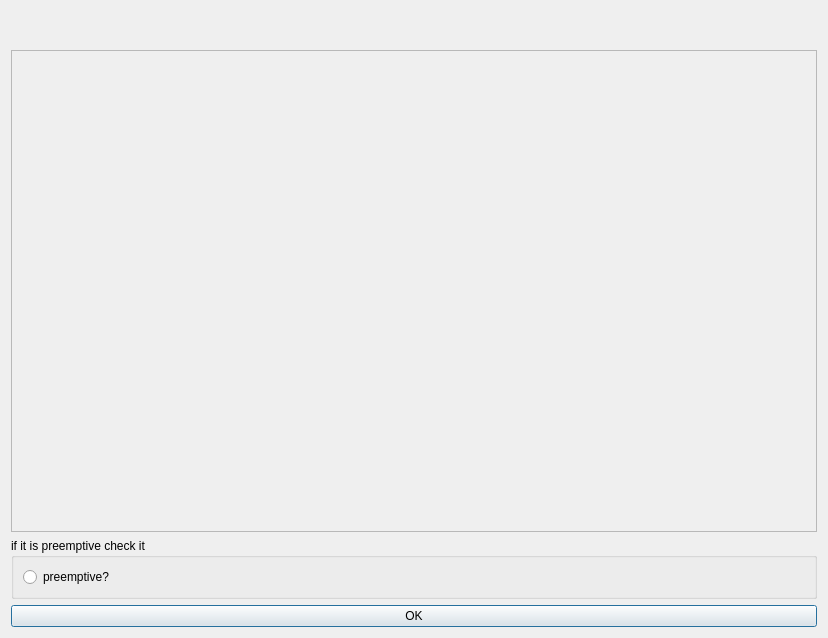
<?xml version="1.0" encoding="UTF-8"?>
<ui version="4.0">
 <class>CPUSchedulerOS</class>
 <widget class="QDialog" name="CPUSchedulerOS">
  <property name="geometry">
   <rect>
    <x>0</x>
    <y>0</y>
    <width>828</width>
    <height>638</height>
   </rect>
  </property>
  <property name="windowTitle">
   <string> Scheduler Selected Details</string>
  </property>
  <layout class="QVBoxLayout" name="verticalLayout_3">
   <item>
    <layout class="QHBoxLayout" name="horizontalLayout_2">
     <property name="topMargin">
      <number>13</number>
     </property>
     <item>
      <spacer name="horizontalSpacer">
       <property name="orientation">
        <enum>Qt::Orientation::Horizontal</enum>
       </property>
       <property name="sizeHint" stdset="0">
        <size>
         <width>40</width>
         <height>20</height>
        </size>
       </property>
      </spacer>
     </item>
     <item>
      <widget class="QLabel" name="label">
       <property name="frameShape">
        <enum>QFrame::Shape::NoFrame</enum>
       </property>
       <property name="text">
        <string/>
       </property>
      </widget>
     </item>
     <item>
      <spacer name="horizontalSpacer_2">
       <property name="orientation">
        <enum>Qt::Orientation::Horizontal</enum>
       </property>
       <property name="sizeHint" stdset="0">
        <size>
         <width>40</width>
         <height>20</height>
        </size>
       </property>
      </spacer>
     </item>
    </layout>
   </item>
   <item>
    <layout class="QVBoxLayout" name="mainLayout">
     <item>
      <widget class="QScrollArea" name="scrollArea">
       <property name="widgetResizable">
        <bool>true</bool>
       </property>
       <widget class="QWidget" name="scrollAreaWidgetContents">
        <property name="geometry">
         <rect>
          <x>0</x>
          <y>0</y>
          <width>802</width>
          <height>451</height>
         </rect>
        </property>
       </widget>
      </widget>
     </item>
    </layout>
   </item>
   <item>
    <widget class="QGroupBox" name="preemptiveGroupBox">
     <property name="title">
      <string>if it is preemptive check it</string>
     </property>
     <layout class="QVBoxLayout" name="verticalLayout_2">
      <item>
       <widget class="QRadioButton" name="preemptiveRadio">
        <property name="text">
         <string>preemptive?</string>
        </property>
       </widget>
      </item>
     </layout>
    </widget>
   </item>
   <item>
    <widget class="QPushButton" name="OK">
     <property name="text">
      <string>OK</string>
     </property>
    </widget>
   </item>
  </layout>
 </widget>
 <resources/>
 <connections/>
</ui>
